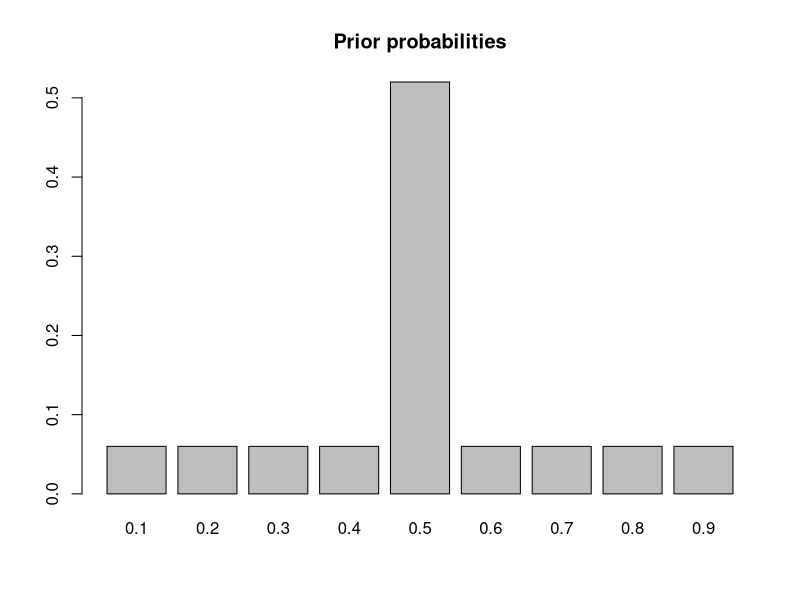
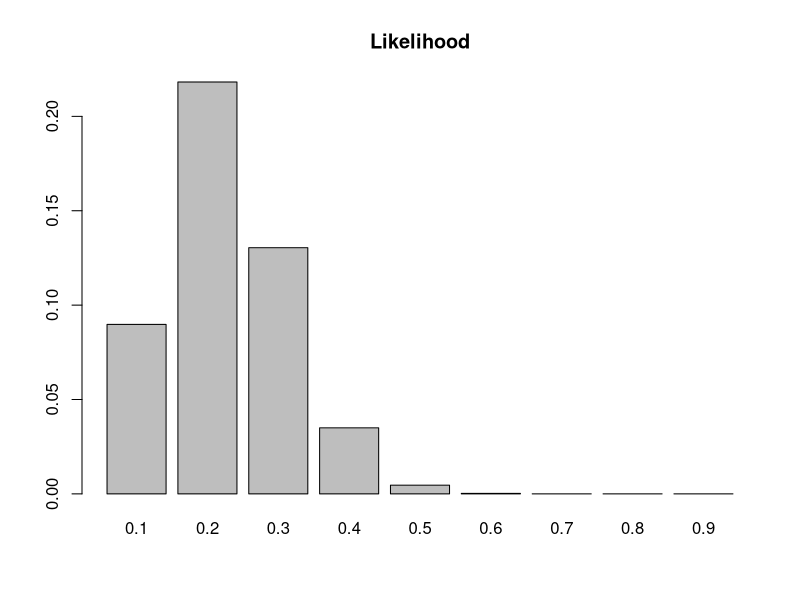
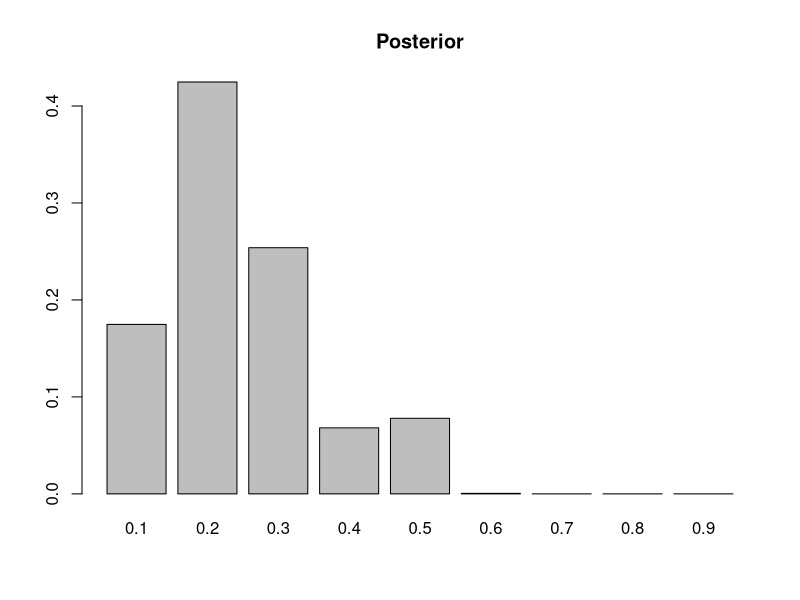

Reproduce these figures in R, in order.
## ---- chunk 1
sum(dbinom(0:4, size = 20, p = 0.5))

## ---- chunk 2
models = seq(from = 0.10, to = 0.90, by = 0.10)
prior = c(rep(0.06, 4), 0.52, rep(0.06, 4))
names(prior) = models
barplot(prior, main = "Prior probabilities")
## ---- chunk 3
likelihood = dbinom(4, size = 20, prob = models)
names(likelihood) = models
likelihood
barplot(likelihood, main = "Likelihood")

## ---- chunk 4
evidence = likelihood * prior
evidence = sum(evidence) # P(data) for all the plausible models
evidence  
## ---- chunk 5
posterior = (prior * likelihood)/evidence
posterior
barplot(posterior, main = "Posterior")
## ---- chunk 6
sum(posterior[1:4])
